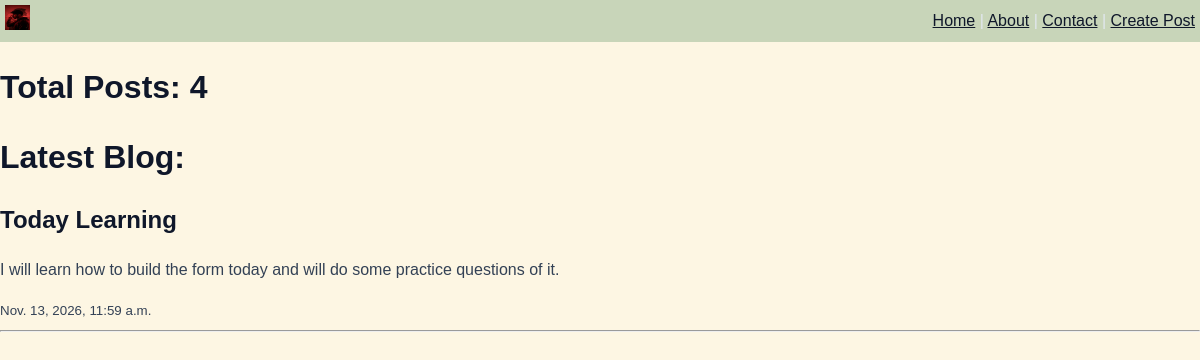
Page /post/ on the committed database.
### blog/models.py (models this page shows, shortened)
class Post(models.Model):
    title = models.CharField(max_length=200)
    content = models.TextField()
    date_created = models.DateTimeField(auto_now_add=True)
    author = models.CharField(max_length=100)

### blog/views.py (the view)
# urls.py: path('post/', views.latest_posts, name='latest_post'),
def latest_posts(request):
    post = Post.objects.last()
    context = {
        'post' : post,
        'total_posts' : Post.objects.count()
    }
    return render(request,'blog/latest_post.html',context)

### blog/templates/blog/latest_post.html
{% extends "blog/base.html" %}
{% block content %}
<h1>Total Posts: {{total_posts}}</h1>
<h1>Latest Blog:</h1>
<h2>{{ post.title }}</h2>
<p>{{ post.content }}</p>
<small>{{ post.date_created }}</small>
<hr>
{% endblock  %}

### blog/static/css/style.css (style rules this page uses)
body { font-family: Tahoma,Arial, sans-serif; line-height: 1.5; margin: 0; background-color: #FDF6E3; color: #334155; }
h1, h2, h3, a { color: #0F172A; }

### rows in the picture
Post: title "Today Learning", content "I will learn how to build the form today and will do some practice questions of it.", date_created "Nov. 13, 2026, 11:59 a.m."

### other values in the picture
{{ total_posts }} "4"
